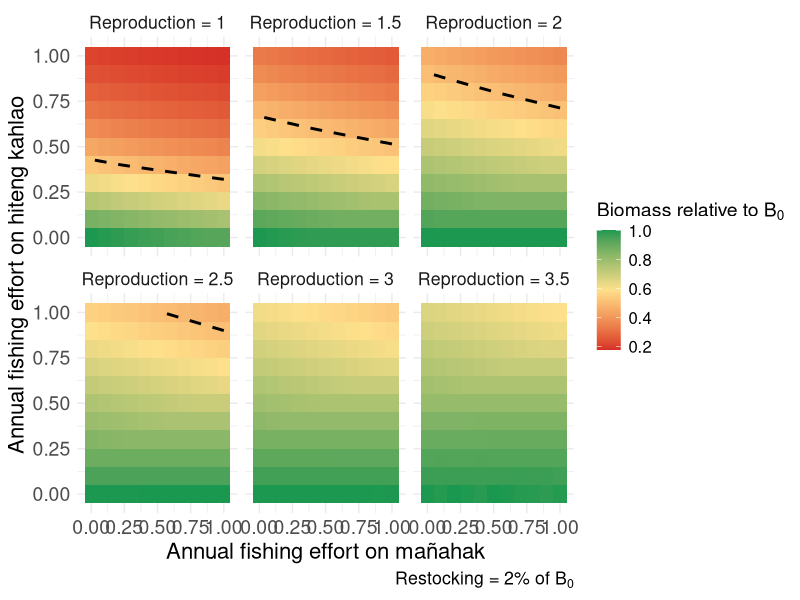
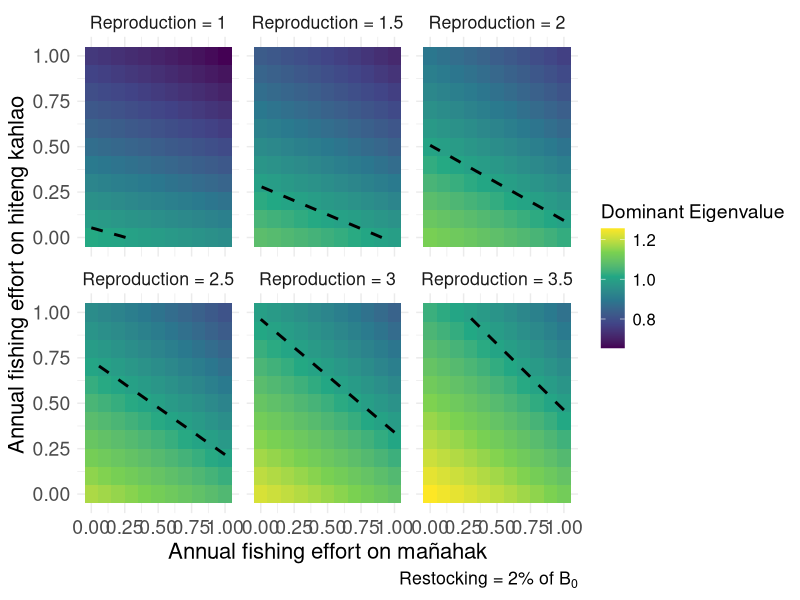

Reproduce these figures in R, in order.
library(tidyverse)
library(viridis)

# Parameters
burn_in_time <- 100  # Define burn-in period of 100 timesteps
time_steps <- 200 
juvenile_mortality <- 0.9 / 2
subadult_mortality <- 0.54 / 2
adult_mortality <- 0.33 / 2
juvenile_survival_rate <- 1 - juvenile_mortality
subadult_survival_rate <- 1 - subadult_mortality
adult_survival_rate <-  1 - adult_mortality

juvenile_to_subadult_rate <- 1
subadult_to_adult_rate <- 0.5

#reproduction_rate <- 2
#reproduction_rate_2 <- 1.5

carrying_capacity <- 68
time_steps <- 500

# Parameter ranges
fishing_effort_values <- seq(0, 0.5, by = 0.05)

# Define the range of restocking mortality rates
restocking_mortality_rate <- 0.2
reproduction_rates <- seq(1, 3.5, by = 0.5)
#reproduction_rates_2 <- reproduction_rates * 0.75

#restocking scenario
restocked_juveniles = 1

#Current fishing for burn in
F_current_instantaneous <- 0.09
F_current_discrete <- (1 - exp(-F_current_instantaneous))/2
F_current_discrete_juv <- 0.01





run_simulation <- function(F_adults, F_juveniles, restocked_juveniles, reproduction_rate, burn_in_time = 100) {
  juvenile_population <- 10
  subadult_population <- 10
  adult_population <- 10
  
  # Store population over time
  population_over_time <- numeric(time_steps)
  eigenvalues_over_time <- numeric(time_steps) 
  
  for (t in 1:time_steps) {
    if (t <= burn_in_time) {
      # Burn-in period with zero fishing and zero restocking
      # Try burn in with "current" fishing
      F_adults_current <- F_current_discrete #0
      F_juveniles_current <- F_current_discrete_juv #0
      restocking <- 0
    } else {
      # Post burn-in period with specified fishing and restocking
      F_adults_current <- F_adults
      F_juveniles_current <- F_juveniles
      restocking <- restocked_juveniles
    }
    
    if (t %% 2 == 0) {
      current_reproduction_rate <- reproduction_rate
    } else {
      current_reproduction_rate <- reproduction_rate * 0.75
    }
    
    total_population <- juvenile_population + subadult_population + adult_population
    new_juveniles <- adult_population * current_reproduction_rate * (1 - total_population / carrying_capacity)
    surviving_juveniles <- juvenile_population * juvenile_survival_rate * (1 - F_juveniles_current)
    new_subadults <- juvenile_population * juvenile_to_subadult_rate
    surviving_subadults <- subadult_population * subadult_survival_rate
    new_adults <- subadult_population * subadult_to_adult_rate
    surviving_adults <- adult_population * adult_survival_rate * (1 - F_adults_current)
    
    if (t %% 2 == 0) {
      juvenile_population <- max(0, new_juveniles + surviving_juveniles - new_subadults - restocking)
      restocked_dagge <- restocking + (2.35 * (1 - restocking / carrying_capacity))
      
      #restocked_dagge_values[t] <- restocked_dagge  # Store restocked dagge value
      subadult_population <- max(0, new_subadults + surviving_subadults - new_adults + restocked_dagge)
    } else {
      juvenile_population <- max(0, new_juveniles + surviving_juveniles - new_subadults)
      subadult_population <- max(0, new_subadults + surviving_subadults - new_adults)
    }
    
    adult_population <- max(0, new_adults + surviving_adults)
    
    # Store total population at each timestep
    total_population <- juvenile_population + subadult_population + adult_population
    population_over_time[t] <- total_population 
    # Construct the population transition matrix
    transition_matrix <- matrix(c(
      0, 0, current_reproduction_rate - (restocking / carrying_capacity),  # Juvenile production
      juvenile_survival_rate * (1 - F_juveniles_current) * juvenile_to_subadult_rate + (restocking + (2.35 * (1 - restocking / carrying_capacity))) / carrying_capacity, 0, 0,  # Juvenile survival to subadult
      0, subadult_survival_rate * subadult_to_adult_rate, adult_survival_rate * (1 - F_adults_current)  # Subadult survival & transition
    ), nrow = 3, byrow = TRUE)
    
    # Compute the dominant eigenvalue (growth rate)
    eigenvalues <- eigen(transition_matrix)$values
    dominant_eigenvalue <- max(Re(eigenvalues))  # Take the real part
    eigenvalues_over_time[t] <- dominant_eigenvalue
    
  }
  
  return(list(
    avg_population_last_20 = mean(population_over_time[(time_steps - 19):time_steps]),
    avg_eigenvalue_last_20 = mean(eigenvalues_over_time[(time_steps - 19):time_steps])
  ))
}






# Sensitivity analysis loop
all_results <- data.frame()

for (reproduction_rate in reproduction_rates) {
  # Create a dataframe to store results for this restocking mortality rate
  sensitivity_results <- expand.grid(
    F_adults = fishing_effort_values,
    F_juveniles = fishing_effort_values
  ) %>%
    mutate(
      Avg_Total_Population = 0,
      Avg_Eigenvalue = 0  # New column for eigenvalues
    )
  
  # Reference population with zero fishing effort
  reference_population <- run_simulation(
    F_adults = 0,
    F_juveniles = 0,
    restocked_juveniles = 1,
    reproduction_rate = reproduction_rate,
    burn_in_time = 100
  )
  
  for (i in seq_len(nrow(sensitivity_results))) {
    sim_result <- run_simulation(
      F_adults = sensitivity_results$F_adults[i],
      F_juveniles = sensitivity_results$F_juveniles[i],
      restocked_juveniles = restocked_juveniles,
      reproduction_rate = reproduction_rate,
      burn_in_time = 100
    )
    
    sensitivity_results$Avg_Total_Population[i] <- sim_result$avg_population_last_20
    sensitivity_results$Avg_Eigenvalue[i] <- sim_result$avg_eigenvalue_last_20
  }
  
  sensitivity_results <- sensitivity_results %>%
    mutate(
      Relative_Population = Avg_Total_Population / reference_population$avg_population_last_20,
      Reproduction_Rate = reproduction_rate
    )
  
  all_results <- bind_rows(all_results, sensitivity_results)
}

# Custom labeller function for restocking mortality
reproduction_labeller <- function(values) {
  paste("Reproduction =", values)
}

#restocked_juveniles / reference_population

# Update the code to use this custom labeller
figure5<-ggplot(all_results, aes(x = F_juveniles*2, y = F_adults*2, fill = Relative_Population)) +
  geom_tile() +
  geom_contour(
    aes(z = Relative_Population), 
    breaks = 0.5, 
    color = "black", 
    linetype = "dashed", 
    linewidth = 1
  ) +
  facet_wrap(
    ~Reproduction_Rate, 
    labeller = labeller(Reproduction_Rate = function(values) reproduction_labeller(values))
  ) +
  scale_fill_gradientn(
    colors = c("#d73027", "#fee08b", "#1a9850"), # Color-blind friendly palette
    name = bquote("Biomass relative to"~B[0]),
  ) +
  labs(
    x = "Annual fishing effort on mañahak",
    y = "Annual fishing effort on hiteng kahlao",
    caption = bquote("Restocking = 2% of"~B[0]),
  ) +
  theme_minimal() +
  theme(
    text = element_text(size = 16),
    plot.title = element_text(size = 16),
    axis.title = element_text(size = 16),
    axis.text = element_text(size = 14),
    legend.title = element_text(size = 14),
    legend.text = element_text(size = 12)
  )
figure5

#ggsave("~/Desktop/rabbitfish_figure5.png", figure5, width=10, height=8, bg="transparent")



figure5_eigen<-ggplot(all_results, aes(x = F_juveniles*2, y = F_adults*2, fill = Avg_Eigenvalue)) +
  geom_tile() +
  geom_contour(
    aes(z = Avg_Eigenvalue), 
    breaks = 1, 
    color = "black", 
    linetype = "dashed", 
    linewidth = 1
  ) +
  facet_wrap(
    ~Reproduction_Rate, 
    labeller = labeller(Reproduction_Rate = function(values) reproduction_labeller(values))
  ) +
  scale_fill_viridis_c(name = "Dominant Eigenvalue") +
  labs(
    x = "Annual fishing effort on mañahak",
    y = "Annual fishing effort on hiteng kahlao",
    caption = bquote("Restocking = 2% of"~B[0]),
  ) +
  theme_minimal() +
  theme(
    text = element_text(size = 16),
    plot.title = element_text(size = 16),
    axis.title = element_text(size = 16),
    axis.text = element_text(size = 14),
    legend.title = element_text(size = 14),
    legend.text = element_text(size = 12)
  )

ggsave("~/Desktop/rabbitfish_figure5_eigenversion.png", figure5_eigen, width=10, height=8, bg="transparent")


